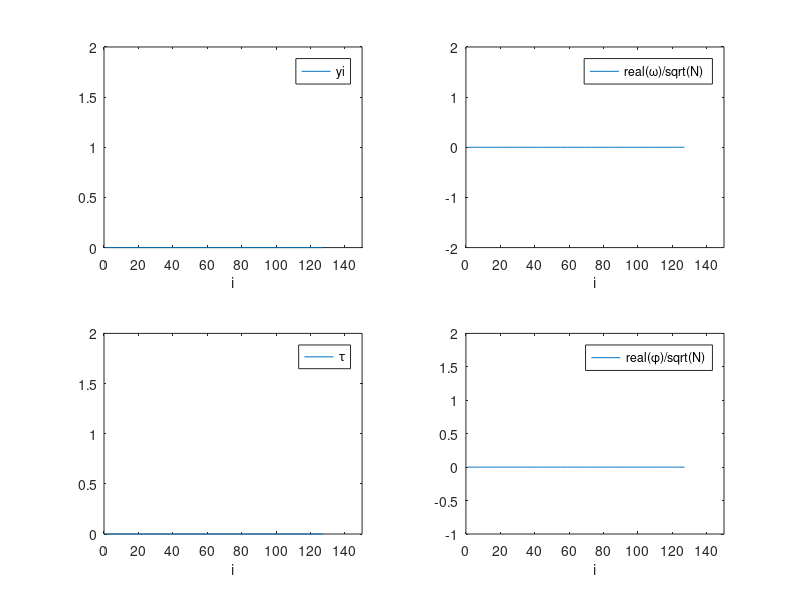
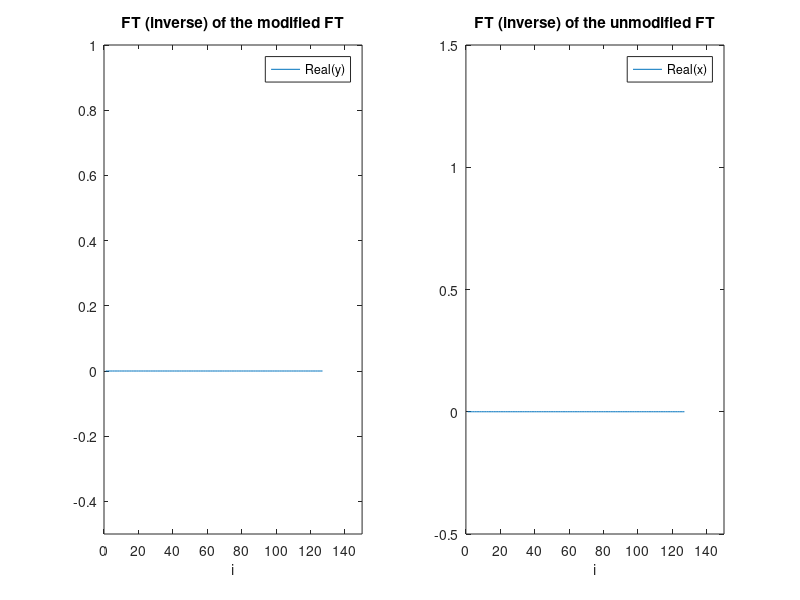

Recreate these plots in MATLAB, in order.
% W16HOGRIBLOLOS
% The object is a periodic structure. The FT of the object is multiplied
% by a blocking function for high frequencies.
% The FT(inverse) of (FT of object)*(Blocking Function) is the "new" image.
% The "new" image is compared to the original, that is the FT of (FT of object)
% The blocking function removes certain high frequencies of the FT.
function W16HOGRIBLOLOS;
% Object: Sum of step functions
i = (1:1:127);

b = 2;
qq = 7;
Lamda = 0.0005;
fn = 10;
yi = 0;
for n=0:qq
    yi = yi + (logical(i-(4*(2*n+1)+2)*b)>=0) - (logical(i-(4*(2*n+1)+4)*b)>=0);    
end;
figure(1);
subplot(2,2,1);
plot(i,yi);
axis([0 150 0 2]);
xlabel('i');
legend('yi');

% FT of the Object y is Omega

Omega = fft(yi);
N = length(Omega);

subplot(2,2,2);
plot(i,real(Omega)/sqrt(N));
axis([0 150 -2 2]);
xlabel('i');
legend('real(\omega)/sqrt(N)');
% Blocking function y


a = 15;
n = 1;
Tau = (logical(i-(2*n+2)*a)>=0)-(logical(i-(4+4*n)*a)>=0);

subplot(2,2,3);
plot(i,Tau);
axis([0 150 0 2]);
xlabel('i');
legend('\tau');



% Product of FT of object and blocking function is the modified FT:Phi
Phi = Omega.*Tau;

subplot(2,2,4);
plot(i,real(Phi)/sqrt(N));
axis([0 150 -1 2]);
xlabel('i');
legend('real(\phi)/sqrt(N)');

% The "new" image is the FT(inverse) of the modified FT
y = ifft(Phi);
N2 = length(Phi);


figure(2);
subplot(1,2,1);
plot(i,real(y));
axis([0 150 -0.5 1]);
xlabel('i');
legend('Real(y)');
% For comparison: FT(inverse) of the unmodified FT
title('FT (inverse) of the modified FT');

x = ifft(Omega);
N2 = length(Omega);
subplot(1,2,2);
plot(i,real(x));
axis([0 150 -0.5 1.5]);
xlabel('i');
legend('Real(x)');
title('FT (inverse) of the unmodified FT');
